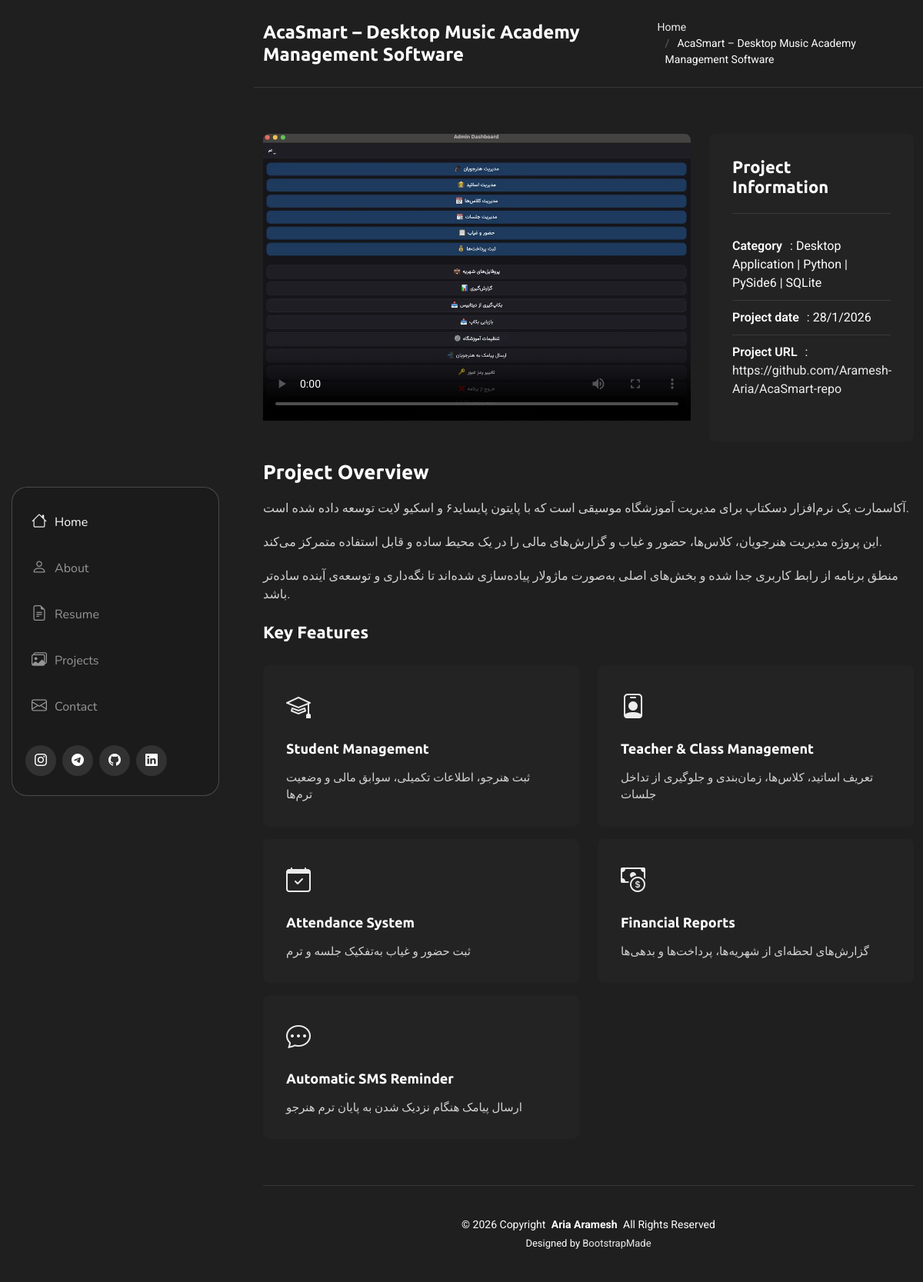
/project/1/, run on the app's committed database.
### portfolio/models.py (models this page shows, shortened)
class Project(models.Model):
    title = models.CharField(max_length=200)
    category = models.CharField(max_length=200)
    filter_class = models.CharField(max_length=50)
    image = models.CharField(max_length=255)  # Path to thumbnail
    MEDIA_TYPE_CHOICES = [
        ('image', 'Image'),
        ('video', 'Video'),
    ]
    media_type = models.CharField(max_length=10, choices=MEDIA_TYPE_CHOICES, default='image')
    media_src = models.CharField(max_length=255)
    media_poster = models.CharField(max_length=255, blank=True, null=True)
    date = models.CharField(max_length=50)
    url = models.URLField(blank=True, null=True)

class ProjectOverview(models.Model):
    project = models.ForeignKey(Project, related_name='overview_points', on_delete=models.CASCADE)
    text = models.TextField()

class ProjectFeature(models.Model):
    project = models.ForeignKey(Project, related_name='features', on_delete=models.CASCADE)
    icon = models.CharField(max_length=50)
    title = models.CharField(max_length=200)
    description = models.TextField()

### portfolio/views.py (the view)
# urls.py: path('project/<int:pk>/', ProjectDetailView.as_view(), name='project_detail'),
class ProjectDetailView(DetailView):
    model = Project
    template_name = 'portfolio/project-details.html'
    context_object_name = 'project'

### portfolio/context_processors.py (called while the page is built)
def current_year(request):
    return {
        'current_year': datetime.now().year
    }

### portfolio/templates/portfolio/project-details.html (shortened to what this page needs)
{% extends "portfolio/base.html" %}
{% load static %}
{% block body_class %}project-details-page{% endblock %}
{% block content %}
    <div class="page-title dark-background">
      <div class="container d-lg-flex justify-content-between align-items-center">
        <h1 class="mb-2 mb-lg-0">{{ project.title }}</h1>
        <nav class="breadcrumbs">
          <ol>
            <li><a href="{% url 'index' %}">Home</a></li>
            <li class="current">{{ project.title }}</li>
          </ol>
        </nav>
      </div>
    </div>
    <section id="portfolio-details" class="portfolio-details section">
      <div class="container" data-aos="fade-up" data-aos-delay="100">
        <div class="row gy-4">
          <div class="col-lg-8">
            <div class="portfolio-details-slider swiper init-swiper">
              <div class="swiper-wrapper align-items-center">
                <div class="swiper-slide">
                  {% if project.media_type == "video" %}
                    <video
                      id="project-video"
                      class="img-fluid w-100"
                      controls
                      playsinline
                      preload="metadata"
                      poster="{% if project.media_poster %}{% static project.media_poster %}{% endif %}"
                    >
                      <source src="{% static project.media_src %}" type="video/mp4">
                    </video>
                  {% endif %}
                </div>
              </div>
            </div>
          </div>
          <div class="col-lg-4">
            <div class="portfolio-info" data-aos="fade-left" data-aos-delay="200">
              <h3>Project Information</h3>
              <ul>
                <li><strong>Category</strong>: {{ project.category }}</li>
                <li><strong>Project date</strong>: {{ project.date }}</li>
                {% if project.url %}
                <li><strong>Project URL</strong>: <a href="{{ project.url }}" target="_blank" rel="noopener noreferrer">{{ project.url }}</a></li>
                {% endif %}
              </ul>
            </div>
          </div>
          <div class="col-lg-12">
            <div class="portfolio-description" data-aos="fade-up" data-aos-delay="300">
              <h2>Project Overview</h2>
              {% for point in project.overview_points.all %}
                <p>{{ point.text }}</p>
              {% endfor %}
              {% if project.features.all %}
              <div class="features mt-4">
                <h3>Key Features</h3>
                <div class="row gy-3">
                  {% for feature in project.features.all %}
                  <div class="col-md-6">
                    <div class="feature-item" data-aos="fade-up" data-aos-delay="{{ forloop.counter0|add:4 }}00">
                      {% if feature.icon %}
                      <i class="{{ feature.icon }}"></i>
                      {% endif %}
                      <h4>{{ feature.title }}</h4>
                      <p>{{ feature.description }}</p>
                    </div>
                  </div>
                  {% endfor %}
                </div>
              </div>
              {% endif %}
            </div>
          </div>
        </div>
      </div>
    </section>
{% endblock %}

### public/static/css/main.css (style rules this page uses)
:root { --default-font: "Roboto", system-ui, -apple-system, "Segoe UI", Roboto, "Helvetica Neue", Arial, "Noto Sans", "Liberation Sans", sans-serif, "Apple Color Emoji", "Segoe UI Emoji", "Segoe UI Symbol", "Noto Color Emoji"; --heading-font: "Ubuntu", sans-serif; --nav-font: "Nunito", sans-serif; }
:root { --background-color: #1f1f1f; --default-color: #ffffff; --heading-color: #ffffff; --accent-color: #ececec; --surface-color: #232323; --contrast-color: #310606; }
:root { --nav-color: rgba(236, 236, 236, 0.59); --nav-hover-color: #ffffff; --nav-mobile-background-color: #393939; --nav-dropdown-background-color: #393939; --nav-dropdown-color: #ffffff; --nav-dropdown-hover-color: #ececec; }
.dark-background { --background-color: #040b14; --default-color: #ffffff; --heading-color: #ffffff; --surface-color: #151f2b; --contrast-color: #ffffff; }
:root { scroll-behavior: smooth; }
body { color: var(--default-color); background-color: var(--background-color); font-family: var(--default-font); }
a { color: var(--accent-color); text-decoration: none; transition: 0.3s; }
h1, h2, h3, h4, h5, h6 { color: var(--heading-color); font-family: var(--heading-font); }
.page-title { color: var(--default-color); padding: 25px 0 0 0; position: relative; }
.page-title .container { border-bottom: 1px solid color-mix(in srgb, var(--default-color), transparent 90%); padding-bottom: 25px; }
.page-title h1 { font-size: 24px; font-weight: 700; }
.page-title .breadcrumbs ol { display: flex; flex-wrap: wrap; list-style: none; padding: 0; margin: 0; font-size: 14px; font-weight: 400; }
.page-title .breadcrumbs ol li+li { padding-left: 10px; }
.page-title .breadcrumbs ol li+li::before { content: "/"; display: inline-block; padding-right: 10px; color: color-mix(in srgb, var(--default-color), transparent 70%); }
section, .section { color: var(--default-color); background-color: var(--background-color); padding: 60px 0; overflow: clip; }
.portfolio-details .portfolio-details-slider { position: relative; overflow: hidden; border-radius: 8px; box-shadow: 0 0 30px rgba(var(--default-color), 0.1); }
.portfolio-details .portfolio-details-slider .swiper-wrapper { height: auto !important; }
.portfolio-details .portfolio-info { padding: 30px; background-color: var(--surface-color); border-radius: 8px; box-shadow: 0 0 30px rgba(var(--default-color), 0.1); }
.portfolio-details .portfolio-info h3 { font-size: 22px; font-weight: 700; margin-bottom: 20px; padding-bottom: 20px; border-bottom: 1px solid color-mix(in srgb, var(--default-color), transparent 90%); }
.portfolio-details .portfolio-info ul { padding: 0; list-style: none; }
.portfolio-details .portfolio-info ul li { padding: 10px 0; border-bottom: 1px solid color-mix(in srgb, var(--default-color), transparent 90%); }
.portfolio-details .portfolio-info ul li:last-child { border-bottom: 0; }
.portfolio-details .portfolio-info ul li strong { font-weight: 600; margin-right: 10px; color: var(--heading-color); }
.portfolio-details .portfolio-info ul li a { color: var(--accent-color); transition: 0.3s; }
.portfolio-details .portfolio-description h2 { font-size: 26px; font-weight: 700; margin-bottom: 20px; }
.portfolio-details .portfolio-description p { padding: 0; margin-bottom: 20px; color: color-mix(in srgb, var(--default-color), transparent 20%); }
.portfolio-details .portfolio-description .features h3 { font-size: 22px; font-weight: 600; margin-bottom: 30px; }
.portfolio-details .portfolio-description .features .feature-item { padding: 30px; background-color: var(--surface-color); border-radius: 8px; height: 100%; transition: 0.3s; box-shadow: 0 0 30px rgba(var(--default-color), 0.1); }
.portfolio-details .portfolio-description .features .feature-item i { font-size: 32px; color: var(--accent-color); margin-bottom: 20px; display: inline-block; }
.portfolio-details .portfolio-description .features .feature-item h4 { font-size: 18px; font-weight: 600; margin-bottom: 15px; }
.portfolio-details .portfolio-description .features .feature-item p { margin: 0; font-size: 15px; }

### data on the page
Project: title "AcaSmart – Desktop Music Academy Management Software", category "Desktop Application | Python | PySide6 | SQLite", date "28/1/2026", url "https://github.com/Aramesh-Aria/AcaSmart-repo"
ProjectOverview: text "آکاسمارت یک نرم‌افزار دسکتاپ برای مدیریت آموزشگاه موسیقی است که با پایتون پایساید۶ و اسکیو لایت توسعه داده شده است."
ProjectOverview: text "این پروژه مدیریت هنرجویان، کلاس‌ها، حضور و غیاب و گزارش‌های مالی را در یک محیط ساده و قابل استفاده متمرکز می‌کند."
ProjectOverview: text "منطق برنامه از رابط کاربری جدا شده و بخش‌های اصلی به‌صورت ماژولار پیاده‌سازی شده‌اند تا نگه‌داری و توسعه‌ی آینده ساده‌تر باشد."
ProjectFeature: title "Student Management", description "ثبت هنرجو، اطلاعات تکمیلی، سوابق مالی و وضعیت ترم‌ها"
ProjectFeature: title "Teacher & Class Management", description "تعریف اساتید، کلاس‌ها، زمان‌بندی و جلوگیری از تداخل جلسات"
ProjectFeature: title "Attendance System", description "ثبت حضور و غیاب به‌تفکیک جلسه و ترم"
ProjectFeature: title "Financial Reports", description "گزارش‌های لحظه‌ای از شهریه‌ها، پرداخت‌ها و بدهی‌ها"
ProjectFeature: title "Automatic SMS Reminder", description "ارسال پیامک هنگام نزدیک شدن به پایان ترم هنرجو"
